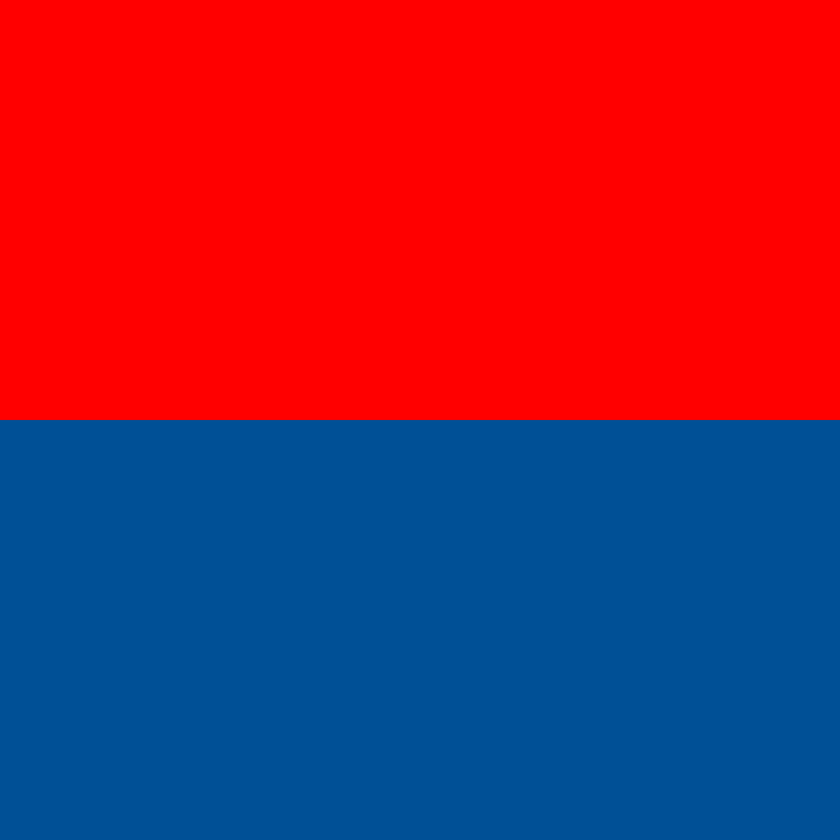
#> input picture conformal mapping/upperplane.png, 840 x 840 px, shrunk from 1656 x 1656 before the run
$ python conformal_mapping.py
#> lines starting #> are read from the running program, lines starting #| are printed output that depends on the picture
# This implement the upper half plane mapping to the unit disc
from PIL import Image
# =========================================
# f:H+ -> U
def f(z):
    return (1j*z+0.5)/(1j*z-0.5)

# g is inverse function of f
# g:U -> H+
def g(z):
    A = z+1; B = z-1
    a = A.real; b = A.imag; c = B.real; d = B.imag
    return -1j/2*((a*c+b*d)-(a*d-b*c)*1j)/(c*c+d*d) # -i/2*(z+1)/(z-1) will cause 數值 error
# =========================================
srcf = Image.open("./upperplane.png")
#> srcf is the input picture: PIL image 840x840 RGB; mean R, G, B 127.5, 40, 75
sizef = srcf.size
#> sizef = (840, 840)

img = Image.new('RGB',(sizef[0],sizef[1]),(0,80,150))
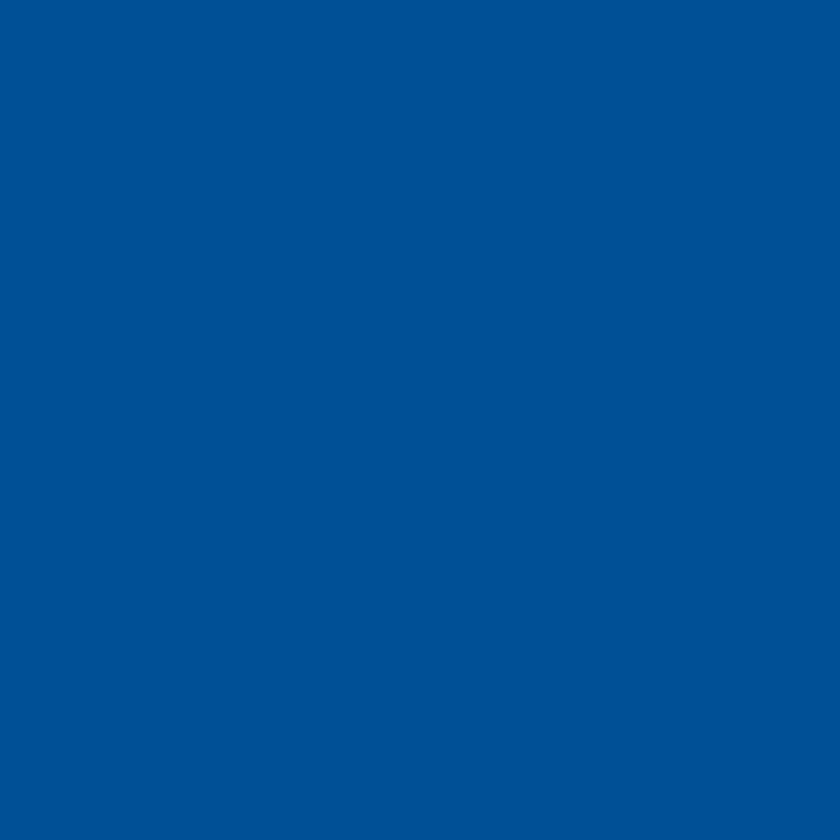
#> img: PIL image 840x840 RGB; mean R, G, B 0, 80, 150
# =======================
# visualize the conformal mapping f
# the range of the picture is [-2,2]x[-2,2]
for i in range(sizef[0]):
    for j in range(sizef[1]):
        x = 4*i/(sizef[0]-1)-2
        y = -4*j/(sizef[1]-1)+2
        if(x**2 + y**2 < 1):   # for each pixel Z in U，so we need to find the pixel ZH in H+ (by inverse function g) s.t. f(ZH) = Z => ZH = g(Z)
            z = complex(x,y)
            zH = g(z)
            # find the pixel in the src
            src_i = int(((zH.real+2)/4*(sizef[0]-1))%(sizef[0]-1))
            if(zH.imag > 2):
                src_j = 0
            else:
                src_j = int((zH.imag-2)/-4*(sizef[1]-1))
            img.putpixel((i,j), srcf.getpixel((src_i,src_j)))
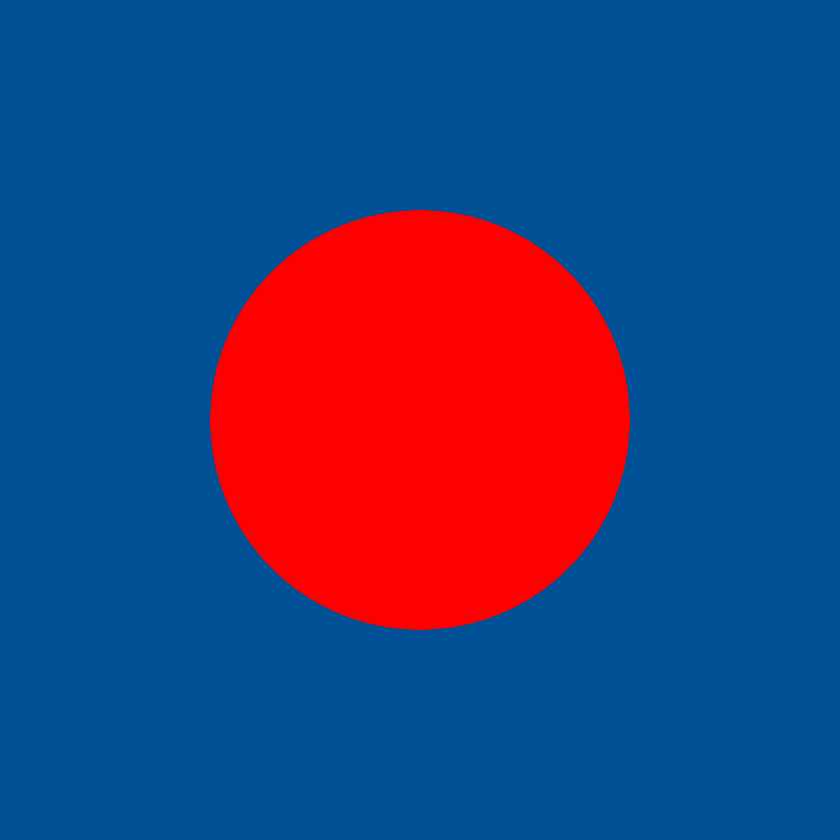
#> img: PIL image 840x840 RGB; mean R, G, B 49.9, 64.3, 120.6
img.save("./f.png")
